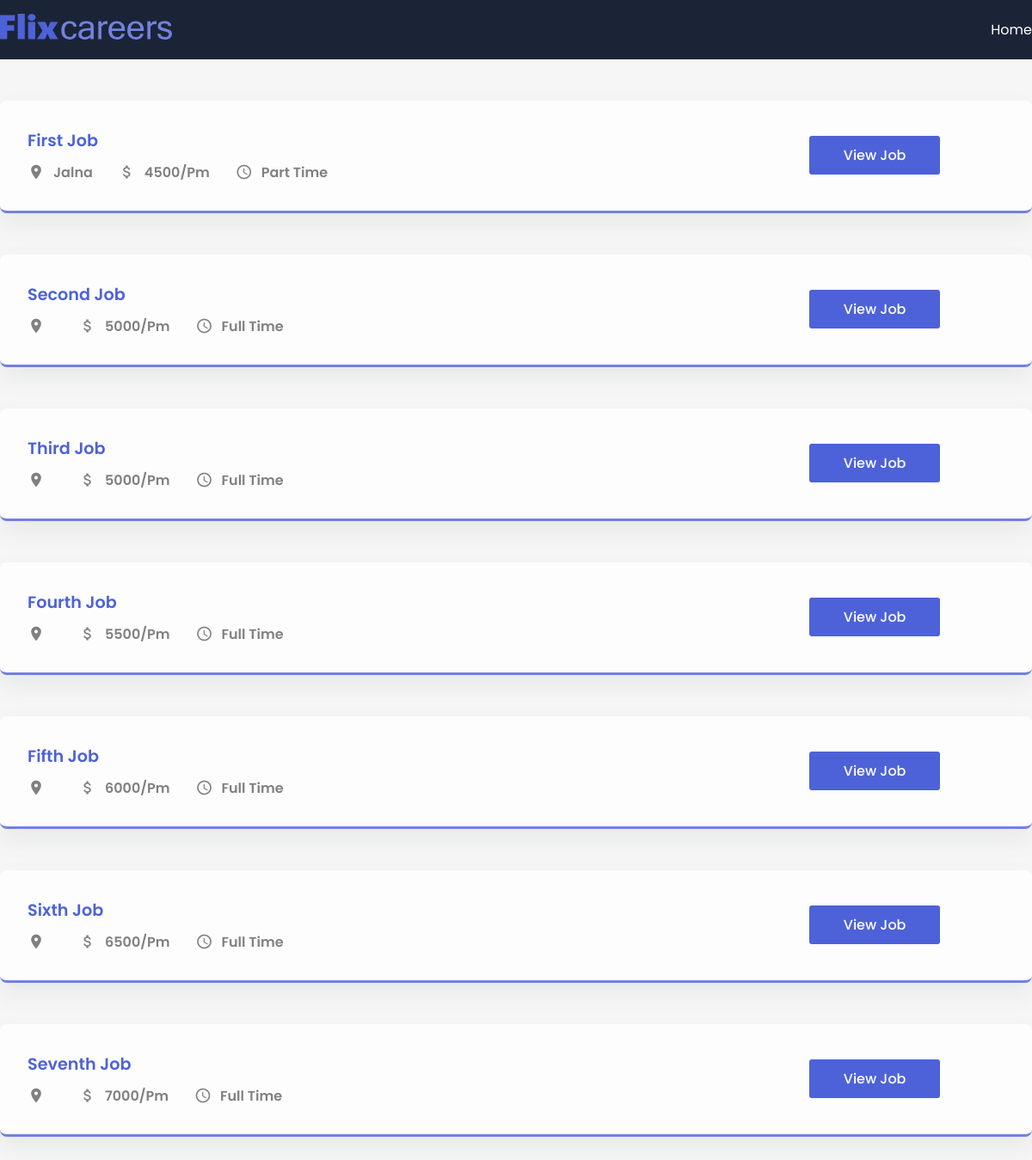
The page / on the database its author committed.
### app/models.py (models this page shows, shortened)
class JobPost(models.Model):
    Job_Type_Choices = [
        ('Full Time', 'Full Time'),
        ('Part Time', 'Part Time'),
        ('Internship', 'Internship')
    ]
    title = models.CharField(max_length=200)
    description = models.TextField()
    creation_date = models.DateTimeField(auto_now_add=True)
    expiry_date =  models.DateTimeField(null=True)
    salary = models.IntegerField()
    slug = models.SlugField(null=True, max_length=40, unique=True)
    location = models.OneToOneField(Location, on_delete=models.CASCADE, null=True)
    authors = models.ForeignKey(Authors, on_delete=models.CASCADE, null=True)
    skills = models.ManyToManyField(Skills)
    job_type = models.CharField(max_length=100, null=False, choices=Job_Type_Choices)

class Location(models.Model):
    street = models.CharField(max_length=120)
    city = models.CharField(max_length=120)
    state = models.CharField(max_length=120)
    country = models.CharField(max_length=120)
    zip = models.CharField(max_length=120)

### app/views.py (the view)
# urls.py: path('', views.home, name='home'),
def home(request):
    jobs = JobPost.objects.all()
    context = {"jobs": jobs}
    return render(request, "app/index.html", context)

### app/templates/app/index.html (shortened to what this page needs)
{% extends 'base.html' %}
{% block content %}
    <section>
      <div class="container">
          {% for j in jobs %}
              <div class="post">
              <div class="job-info">
                  <h1 class="job-title">{{ j.title }}</h1>
                  <div class="job-des">
                  <div class="location item">
                      <span class="material-icons"> place </span>
                      <p>{{ j.location.city }}</p>
                  </div>
                  <div class="budget item">
                      <span class="material-icons"> attach_money </span>
                      <p>{{ j.salary }}/Pm</p>
                  </div>
                  <div class="time item">
                      <span class="material-icons"> schedule </span>
                      <p>{{ j.job_type }}</p>
                  </div>
                  </div>
              </div>
              <div class="buttons">
                  <a href="{% url 'job_details' forloop.counter %}">
                      <button class="apply">
                          View Job
                      </button>
                  </a>
              </div>
              </div>
          {% endfor %}
      </div>
    </section>
{% endblock content %}

### templates/base.html (shortened to what this page needs)
{% load static %}
<!DOCTYPE html>
<html lang="en">
  <head>
    <link rel="stylesheet" href="{% static 'app/style.css' %}" />
  </head>
  <body>
    <header>
      <nav>
        <div class="container">
          <div class="logo">
            <img src="{% static 'app/logo.svg' %}" alt="" />
          </div>
          <div class="links">
            <a href="{% url 'home' %}" >Home</a>
          </div>
        </div>
      </nav>
    </header>
    {% block content %}
    {% endblock content %}
  </body>
</html>

### app/static/app/style.css (style rules this page uses)
* { margin: 0; padding: 0; box-sizing: border-box; font-family: "Poppins", sans-serif; }
:root { --blue: #4d62d8; --lblue: #7281e0; --card: #fdfdfd; --shadow: #64646f17 0px 12px 29px 0px; --nav: #1b2436; }
body { background: #f5f6f5; }
button { border: none; outline: none; cursor: pointer; border-radius: 3px; }
nav { background: var(--nav); padding: 1em 0; }
a { text-decoration: none; color: white; }
.container { max-width: 1200px; margin: auto; }
nav .container { display: flex; align-items: center; justify-content: space-between; color: white; }
.logo { width: 200px; }
img { width: 100%; }
.links { display: flex; align-items: center; justify-content: center; }
.links a { color: white; margin-left: 30px; font-size: 1rem; font-weight: 400; }
.post { background: var(--card); border-radius: 8px; padding: 2em; box-shadow: var(--shadow); margin-top: 3em; display: grid; align-items: center; grid-template-columns: 8fr 2fr; border-bottom: 3px solid var(--lblue); }
.buttons { display: grid; grid-template-columns: repeat(1, 1fr); gap: 20px; }
.post:last-child { margin-bottom: 5em; }
.item { display: flex; align-items: center; margin-left: 30px; }
.item:first-child { margin-left: 0; }
.job-des { display: flex; align-items: center; }
.item span { margin-right: 10px; font-size: 20px !important; color: gray; }
.item p { font-size: 1rem; font-weight: 600; color: gray; }
.apply { background: var(--blue); height: 45px; padding: 0 40px; color: white; font-size: 1rem; font-weight: 500; }
.job-title { font-size: 1.2rem; font-weight: 600; margin-bottom: 10px; color: var(--blue); }
button { cursor: pointer; }

### rows shown on the page
JobPost: title "First Job", location.city "Jalna", salary "4500", job_type "Part Time"
JobPost: title "Second Job", salary "5000", job_type "Full Time"
JobPost: title "Third Job", salary "5000", job_type "Full Time"
JobPost: title "Fourth Job", salary "5500", job_type "Full Time"
JobPost: title "Fifth Job", salary "6000", job_type "Full Time"
JobPost: title "Sixth Job", salary "6500", job_type "Full Time"
JobPost: title "Seventh Job", salary "7000", job_type "Full Time"
